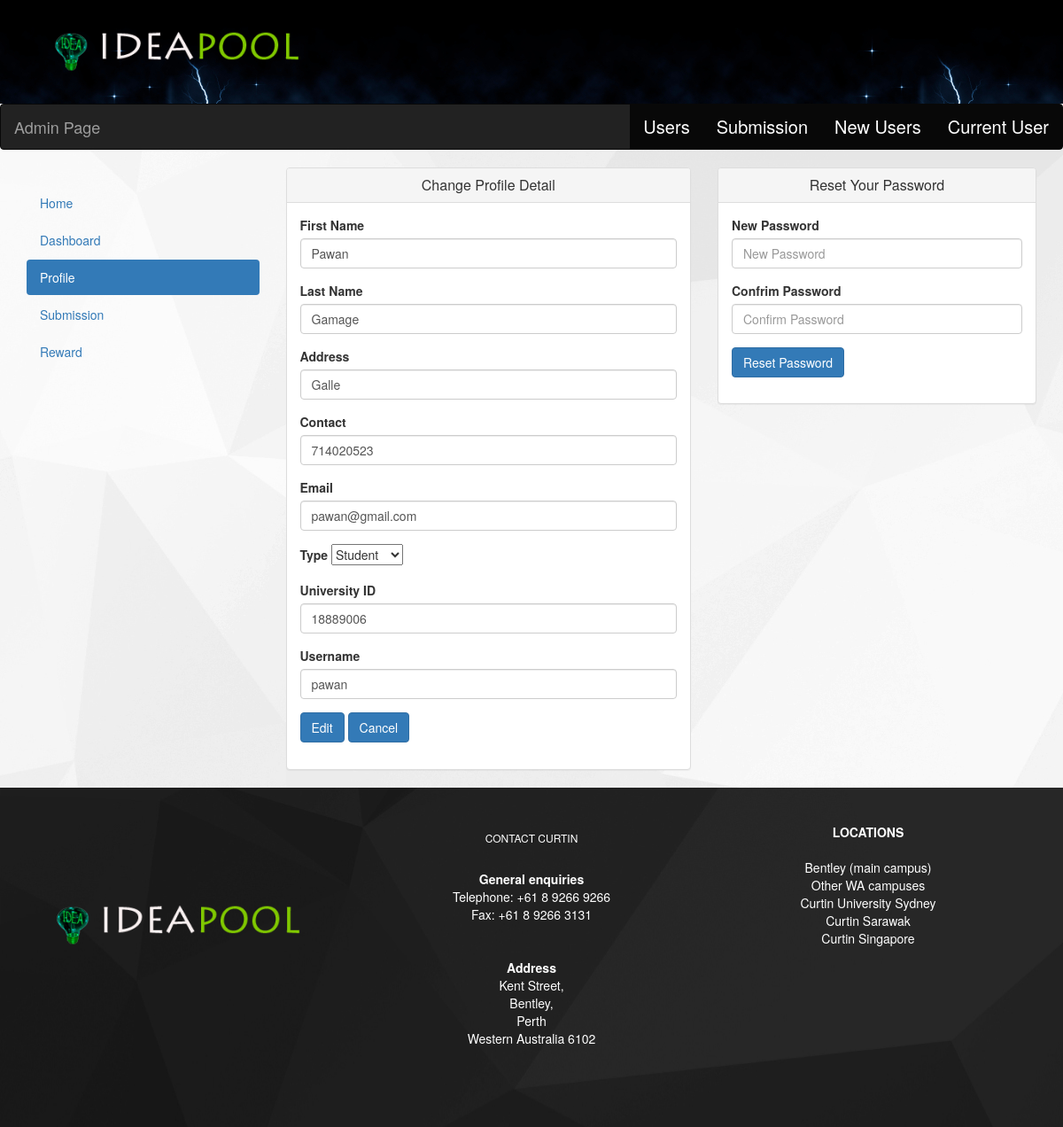
The app's page /adminEdit.php?sendId=1, older data.
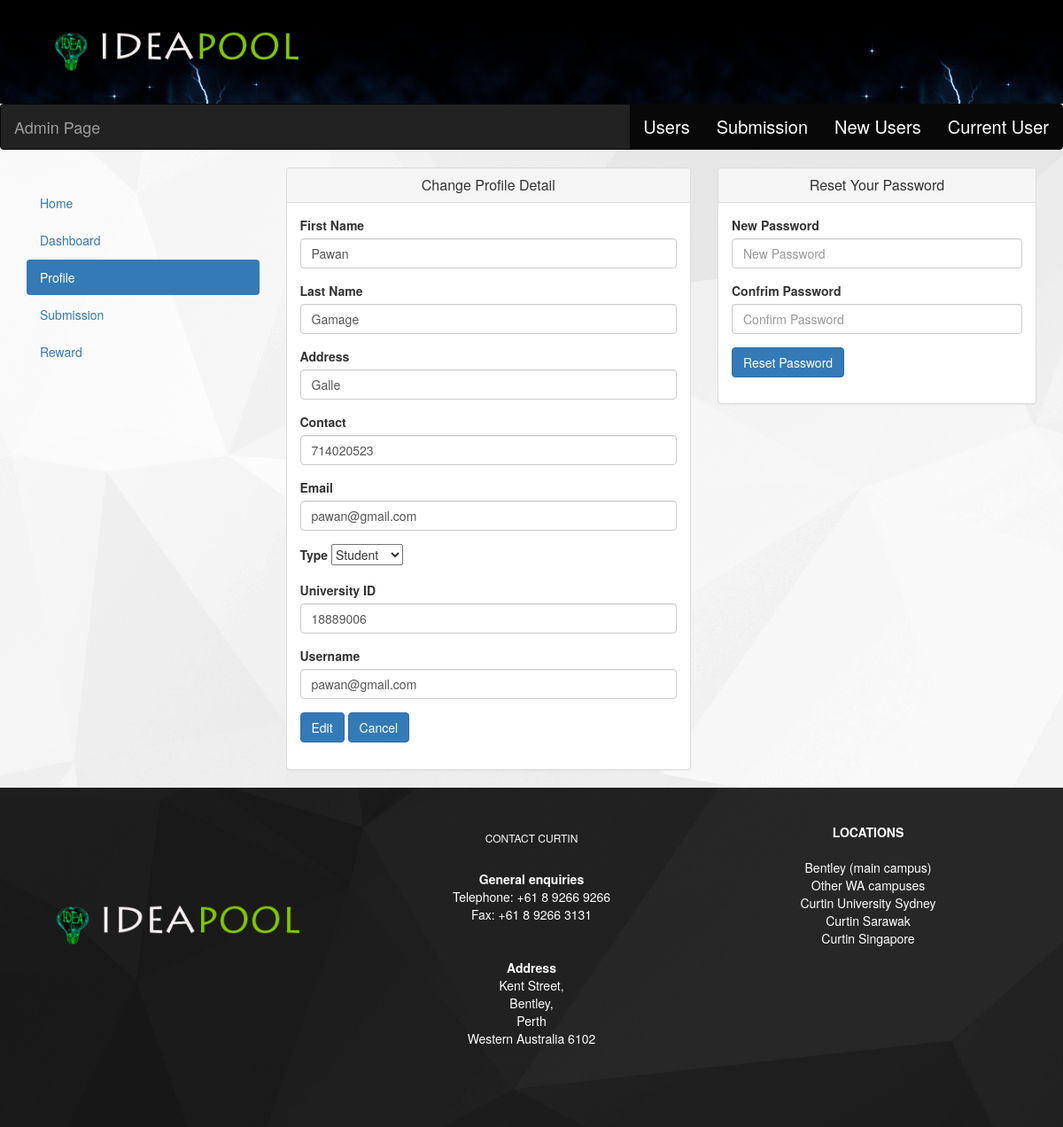
The same page, newer data.
### tables this page shows
CREATE TABLE IF NOT EXISTS `register` (
  `id` int(11) NOT NULL AUTO_INCREMENT,
  `fname` varchar(45) NOT NULL,
  `lname` varchar(45) NOT NULL,
  `address` varchar(45) NOT NULL,
  `contact` int(11) NOT NULL,
  `gender` varchar(45) NOT NULL,
  `emil` varchar(45) NOT NULL,
  `category` varchar(45) NOT NULL,
  `universityID` varchar(45) NOT NULL,
  `Image` varchar(45) NOT NULL,
  `status` varchar(45) NOT NULL DEFAULT 'pending',
  `username` varchar(45) NOT NULL,
  `password` varchar(45) NOT NULL,
  `reward` int(10) NOT NULL DEFAULT '0',
  `reward2` int(10) NOT NULL DEFAULT '0',
  `reward3` int(10) NOT NULL DEFAULT '0',
  `rewardcount` int(255) NOT NULL,
  PRIMARY KEY (`id`)
);

### adminEdit.php (the view, shortened to what this page needs)
<html>
<head>
    <link href="css/bootstrap.min.css" rel="stylesheet">
    <link href="css/ideacss.css" rel="stylesheet">
</head>
<body background="images/body.jpg">
<?php
include("database_connect.php");
if ( isset($_GET['sendId'])){
$sendID = $_GET['sendId'];
$result=mysqli_query($con,"Select * from register where id='".$sendID."' ");
while($row=mysqli_fetch_array($result)){
 include('header.php');
 ?>
 <nav class = "navbar navbar-inverse" role = "navigation">
           <div class = "navbar-header" style="font-size:20px">
              <a class = "navbar-brand" href = "#">Admin Page</a>
           </div>
           <div style="font-size:20px">
                            <div class="nav">
                                          <ul class = "nav navbar-nav pull-right">
                                                <li class = "active"><a href = "SearchUser.php">Users</a></li>
                                                <li class = "active"><a href = "editSubmissionCompu.php">Submission</a></li>
                                                 <li class = "active"><a href = "newusers.php">New Users</a></li>
                                                <li class = "active"><a href = "allusers.php">Current User</a></li>
                                          </ul>
                             </div>
              </div>
</nav>
<div class="container">
<div class="row">
<div class="col-md-3"><br/>
 <ul class="nav nav-pills nav-stacked">
  <li role="presentation"><a href="index.php">Home</a></li>
    <li role="presentation"><a href="adminPanel.php">Dashboard</a></li>
  <li role="presentation" class="active"><a href="adminProfile.php" >Profile</a></li>
  <li role="presentation"><a href="editSubmissionCompu.php">Submission</a></li>
  <li role="presentation"><a href="awardDisplay.php">Reward</a></li>
</ul>
</div>
<div class="col-md-5">
<div class="panel panel-default">
<div class="panel-heading">
<h4 class="panel-title" align="center">Change Profile Detail</h4>
</div>
<div class="panel-body">
<form name="form1"  method="POST" action="adminEdit_form.php" onSubmit="return validateform();" enctype="multipart/form-data">
<div class="form-group">
<label for="addr">First Name</label>
<input type="text" class="form-control" name="fname" value="<?php echo $row['fname'] ?>">
</div>
<div class="form-group">
<label for="addr">Last Name</label>
<input type="text" class="form-control" name="lname" value="<?php echo $row['lname'] ?>">
</div>
<div class="form-group">
<label for="lnam">Address</label>
<input type="text" class="form-control" name="add" value="<?php echo $row['address'] ?>">
</div>
<div class="form-group">
<label for="post">Contact</label>
<input type="text" class="form-control" name="contact" value="<?php echo $row['contact'] ?>">
</div>
<div class="form-group">
<label for="dis">Email</label>
<input type="text" class="form-control" name="email" value="<?php echo $row['emil'] ?>">
</div>
<?php $instruction = $row['category'];
?>
<div class="form-group">
<label for="fnam">Type</label>
<select name="list">
  <option value="Student" <?php if (!empty($instruction) && $instruction == 'Student')  echo 'selected = "selected"'; ?>>Student</option>
</select>
</div>
<div class="form-group">
<label for="dis">University ID</label>
<input type="text" class="form-control" name="uid" value="<?php echo $row['universityID'] ?>">
</div>
<div class="form-group">
<label for="dis">Username</label>
<input type="text" class="form-control" name="user" value="<?php echo $row['username'] ?>">
</div>
<div class="form-group">
<button type="submit" class="btn btn-primary" value="submit">Edit </button>
<button type="" class="btn btn-primary" value="">Cancel </button>
</div>
</form>
</div>
</div>
</div>
<?php }
} ?>
<div class="col-md-4">
<div class="panel panel-default">
<div class="panel-heading">
<h4 class="panel-title" align="center">Reset Your Password</h4>
</div>
<div class="panel-body">
<form name="form2" method="POST" action="adminReset.php" onSubmit="return validateform1();">
  <div class="form-group">
    <label for="ema">New Password</label>
    <input type="password" class="form-control" name="password" placeholder="New Password">
  </div>
  <div class="form-group">
    <label for="cn">Confrim Password</label>
    <input type="password" class="form-control" name="password1" placeholder="Confirm Password">
  </div>
  <button type="submit" name="submit" class="btn btn-primary">Reset Password</button>
</form>
</div>
</div>
</div>
</div>
</div>
</body>
<?php
 include('footer.php');
?>
</html>

### header.php (shortened to what this page needs)
<div class="container-fluid header">
     <div class="row headerrow">
        <div class="col-md-4">
          <a href="index.php" data-toggle="tooltip" data-placement="bottom" title="Home"><img src="images/logo.png" class="img img-responsive"/></a>
        </div>
         <div class="col-md-4">
        </div>
         <div class="col-md-4">
        </div>
      </div>
</div>

Row changes from the older to the newer data that the page shows:
changed register "Pawan": user "pawan" → "pawan@gmail.com"
